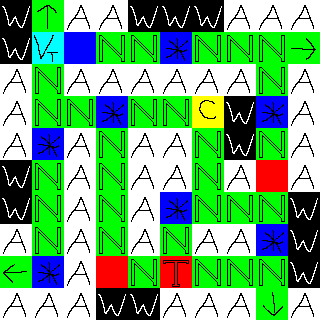

This is a level from a 2D game, rendered from its Tiled map with the project's own tilesets. A one-line summary and the complete map file follow:
An orthogonal 10x10 tile map with 32x32 px tiles, 1 tile layer (tiles).

<map version="1.5" tiledversion="1.6.0" orientation="orthogonal" renderorder="right-down" width="10" height="10" tilewidth="32" tileheight="32" infinite="0" nextlayerid="2" nextobjectid="1">
 <editorsettings>
  <export target="test5.json" format="json" />
 </editorsettings>
 <tileset firstgid="1" source="tileset.tsx" />
 <layer id="1" name="tiles" width="10" height="10">
  <data encoding="csv">
4,9,64,64,4,4,4,64,64,64,
4,5,15,2,2,3,2,2,2,10,
64,2,64,64,64,64,64,64,2,64,
64,2,2,3,2,2,8,4,3,64,
64,3,64,2,64,64,2,4,2,64,
4,2,64,2,64,64,2,64,17,64,
4,2,64,2,64,3,2,2,2,4,
64,2,64,2,64,2,64,64,3,4,
12,3,64,17,2,1,2,2,2,4,
64,64,64,4,4,64,64,64,11,64
</data>
 </layer>
</map>